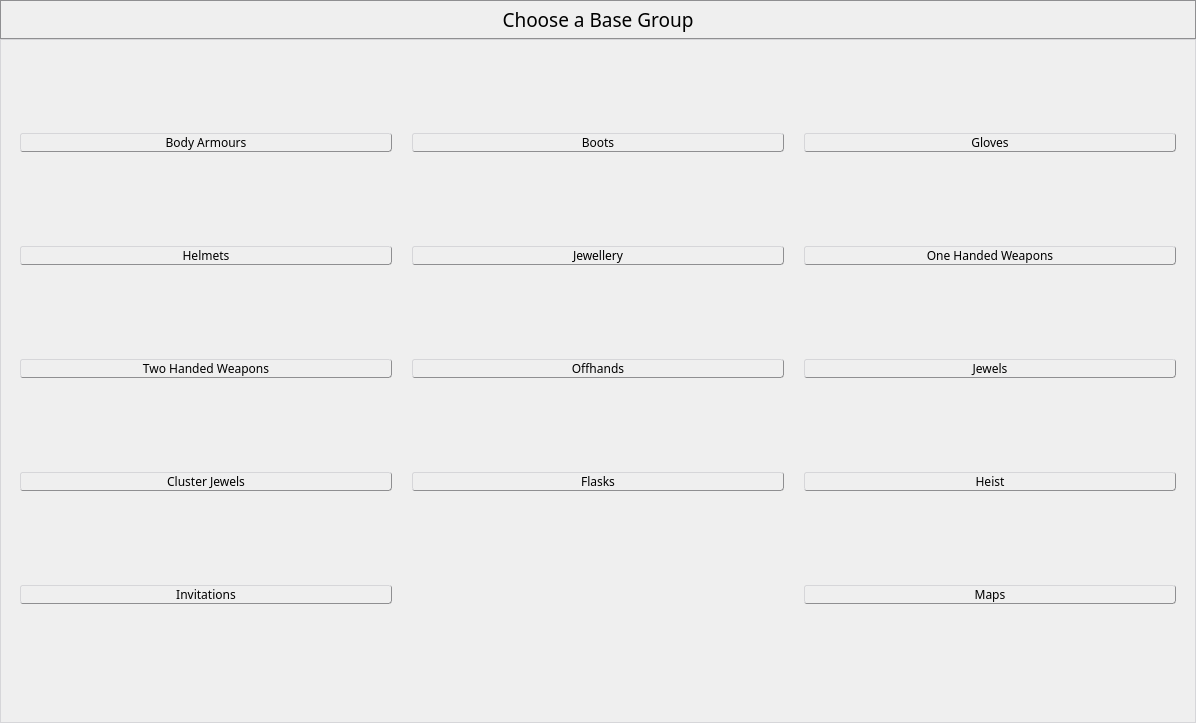
<?xml version="1.0" encoding="UTF-8"?>
<ui version="4.0">
 <class>Form</class>
 <widget class="QWidget" name="Form">
  <property name="geometry">
   <rect>
    <x>0</x>
    <y>0</y>
    <width>1196</width>
    <height>723</height>
   </rect>
  </property>
  <property name="windowTitle">
   <string>Form</string>
  </property>
  <layout class="QVBoxLayout" name="verticalLayout_3">
   <property name="spacing">
    <number>0</number>
   </property>
   <property name="leftMargin">
    <number>0</number>
   </property>
   <property name="topMargin">
    <number>0</number>
   </property>
   <property name="rightMargin">
    <number>0</number>
   </property>
   <property name="bottomMargin">
    <number>0</number>
   </property>
   <item>
    <widget class="QWidget" name="influence_options" native="true">
     <property name="sizePolicy">
      <sizepolicy hsizetype="Fixed" vsizetype="Fixed">
       <horstretch>0</horstretch>
       <verstretch>0</verstretch>
      </sizepolicy>
     </property>
     <property name="maximumSize">
      <size>
       <width>700</width>
       <height>16777215</height>
      </size>
     </property>
     <property name="font">
      <font>
       <family>fontin-smallcaps</family>
       <stylestrategy>PreferAntialias</stylestrategy>
      </font>
     </property>
     <layout class="QVBoxLayout" name="influence_options_layout">
      <property name="spacing">
       <number>0</number>
      </property>
      <property name="leftMargin">
       <number>0</number>
      </property>
      <property name="topMargin">
       <number>0</number>
      </property>
      <property name="rightMargin">
       <number>0</number>
      </property>
      <property name="bottomMargin">
       <number>0</number>
      </property>
     </layout>
    </widget>
   </item>
   <item>
    <widget class="QWidget" name="base_groups_container" native="true">
     <property name="sizePolicy">
      <sizepolicy hsizetype="Expanding" vsizetype="Expanding">
       <horstretch>0</horstretch>
       <verstretch>0</verstretch>
      </sizepolicy>
     </property>
     <property name="minimumSize">
      <size>
       <width>600</width>
       <height>400</height>
      </size>
     </property>
     <property name="maximumSize">
      <size>
       <width>1677215</width>
       <height>16777215</height>
      </size>
     </property>
     <property name="styleSheet">
      <string notr="true">QWidget {
	border-image: url(assets/images/emubg.png);
}
QLabel {
 border: 3px ridge #8f8f91;
    border-radius: 3px;
	background-blend-mode: overlay;
    background-color: qlineargradient(x1: 0, y1: 0, x2: 0, y2: 1,
                                      stop: 0 #f6f7fa, stop: 1 #dadbde);
	border-image: none;
}
QMenuBar {
    border: 3px ridge #8f8f91;
    border-radius: 3px;
	background-blend-mode: overlay;
    background-color: qlineargradient(x1: 0, y1: 0, x2: 0, y2: 1,
                                      stop: 0 #f6f7fa, stop: 1 #dadbde);
	border-image: none;
}

QMainWindow {
    border: 3px ridge #8f8f91;
    border-radius: 3px;
	background-blend-mode: overlay;
    background-color: qlineargradient(x1: 0, y1: 0, x2: 0, y2: 1,
                                      stop: 0 #f6f7fa, stop: 1 #dadbde);
}

QLineEdit {
	font: fontin-smallcaps;
    border:0px inset #8f8f91;
    border-radius: 0px;
	background-blend-mode: overlay;
 background-color: qlineargradient(x1: 0, y1: 0, x2: 0, y2: 1,
                                      stop: 0 #f6f7fa, stop: 1 #686d71);
	filter: drop-shadow(8 px 8px 10px gray);
}

QToolBox {
	font: fontin-smallcaps;
    border:0px ridge #8f8f91;
    border-radius: 0px;
	background-blend-mode: overlay;
 background-color: qlineargradient(x1: 0, y1: 0, x2: 0, y2: 1,
                                      stop: 0 #f6f7fa, stop: 1 #686d71);
	filter: drop-shadow(8 px 8px 10px gray);
}

QGroupBox {
	font-family: fontin;
    border:0px ridge #8f8f91;
    border-radius: 0px;
	background-blend-mode: overlay;
	filter: drop-shadow(8 px 8px 10px gray);
}
QWidget {
	font-family: fontin-smallcaps;
    border:1px ridge #8f8f91;
    border-radius: 0px;
	background-blend-mode: overlay;
}
QLabel {
	font-family: fontin;
    border:1px groove #8f8f91;
    border-radius: 0px;
	background-blend-mode: overlay;
}

QComboBox {
	font-family: fontin;
    border:1px outset #8f8f91;
    border-radius: 0px;
	background-blend-mode: overlay;
 background-color: qlineargradient(x1: 0, y1: 0, x2: 0, y2: 1,
                                      stop: 0 #f6f7fa, stop: 1 #686d71);
	filter: drop-shadow(8 px 8px 10px gray);
}
QStackedWidget {
	font-family: fontin;
    border:1px inset #8f8f91;
    border-radius: 0px;
	background-blend-mode: overlay;
	filter: drop-shadow(8 px 8px 10px gray);
}

QToolTip {
    border: 2px solid #8f8f91;
    border-radius: 6px;
 background-color: qlineargradient(x1: 0, y1: 0, x2: 0, y2: 1,
                                      stop: 0 #f6f7fa, stop: 1 #686d71);
	filter: drop-shadow(8 px 8px 10px gray);
}

QPushButton {
    border: 1px outset #8f8f91;
    border-radius: 3px;
    background-color: qlineargradient(x1: 0, y1: 0, x2: 0, y2: 1,
                                      stop: 0 #f6f7fa, stop: 1 #dadbde);
	filter: drop-shadow(8 px 8px 10px gray);
	border-image: none;
}

QPushButton:pressed {
	border: 1px inset #8f8f91;
    background-color: qlineargradient(x1: 0, y1: 0, x2: 0, y2: 1,
                                      stop: 0 #dadbde, stop: 1 #f6f7fa);
}

QPushButton:flat {
    border: none; /* no border for a flat push button */
}

QPushButton:default {
    border-color: navy; /* make the default button prominent */
}</string>
     </property>
     <layout class="QVBoxLayout" name="verticalLayout">
      <property name="spacing">
       <number>0</number>
      </property>
      <property name="leftMargin">
       <number>0</number>
      </property>
      <property name="topMargin">
       <number>0</number>
      </property>
      <property name="rightMargin">
       <number>0</number>
      </property>
      <property name="bottomMargin">
       <number>0</number>
      </property>
      <item>
       <widget class="QWidget" name="header" native="true">
        <property name="sizePolicy">
         <sizepolicy hsizetype="MinimumExpanding" vsizetype="Fixed">
          <horstretch>0</horstretch>
          <verstretch>0</verstretch>
         </sizepolicy>
        </property>
        <layout class="QVBoxLayout" name="verticalLayout_2">
         <property name="spacing">
          <number>0</number>
         </property>
         <property name="leftMargin">
          <number>0</number>
         </property>
         <property name="topMargin">
          <number>0</number>
         </property>
         <property name="rightMargin">
          <number>0</number>
         </property>
         <property name="bottomMargin">
          <number>0</number>
         </property>
         <item>
          <widget class="QLabel" name="base_group_label">
           <property name="sizePolicy">
            <sizepolicy hsizetype="Minimum" vsizetype="Fixed">
             <horstretch>0</horstretch>
             <verstretch>0</verstretch>
            </sizepolicy>
           </property>
           <property name="font">
            <font>
             <family>fontin</family>
             <pointsize>14</pointsize>
            </font>
           </property>
           <property name="text">
            <string>Choose a Base Group</string>
           </property>
           <property name="alignment">
            <set>Qt::AlignHCenter|Qt::AlignTop</set>
           </property>
          </widget>
         </item>
        </layout>
       </widget>
      </item>
      <item>
       <widget class="QWidget" name="base_group_btns" native="true">
        <layout class="QGridLayout" name="gridLayout_2">
         <property name="leftMargin">
          <number>20</number>
         </property>
         <property name="topMargin">
          <number>0</number>
         </property>
         <property name="rightMargin">
          <number>20</number>
         </property>
         <property name="bottomMargin">
          <number>20</number>
         </property>
         <property name="horizontalSpacing">
          <number>20</number>
         </property>
         <property name="verticalSpacing">
          <number>0</number>
         </property>
         <item row="0" column="2">
          <widget class="QPushButton" name="gloves_btn">
           <property name="text">
            <string>Gloves</string>
           </property>
          </widget>
         </item>
         <item row="0" column="0">
          <widget class="QPushButton" name="body_armours_btn">
           <property name="text">
            <string>Body Armours</string>
           </property>
          </widget>
         </item>
         <item row="0" column="1">
          <widget class="QPushButton" name="boots_btn">
           <property name="text">
            <string>Boots</string>
           </property>
          </widget>
         </item>
         <item row="1" column="0">
          <widget class="QPushButton" name="helmets_btn">
           <property name="text">
            <string>Helmets</string>
           </property>
          </widget>
         </item>
         <item row="1" column="1">
          <widget class="QPushButton" name="jewellery_btn">
           <property name="text">
            <string>Jewellery</string>
           </property>
          </widget>
         </item>
         <item row="3" column="0">
          <widget class="QPushButton" name="cluster_jewels_btn">
           <property name="text">
            <string>Cluster Jewels</string>
           </property>
          </widget>
         </item>
         <item row="3" column="1">
          <widget class="QPushButton" name="flasks_btn">
           <property name="text">
            <string>Flasks</string>
           </property>
          </widget>
         </item>
         <item row="3" column="2">
          <widget class="QPushButton" name="heist_btn">
           <property name="text">
            <string>Heist</string>
           </property>
          </widget>
         </item>
         <item row="4" column="0">
          <widget class="QPushButton" name="invitations_btn">
           <property name="text">
            <string>Invitations</string>
           </property>
          </widget>
         </item>
         <item row="4" column="2">
          <widget class="QPushButton" name="maps_btn">
           <property name="text">
            <string>Maps</string>
           </property>
          </widget>
         </item>
         <item row="1" column="2">
          <widget class="QPushButton" name="one_handed_weapons_btn">
           <property name="text">
            <string>One Handed Weapons</string>
           </property>
          </widget>
         </item>
         <item row="2" column="0">
          <widget class="QPushButton" name="two_handed_weapons_btn">
           <property name="text">
            <string>Two Handed Weapons</string>
           </property>
          </widget>
         </item>
         <item row="2" column="1">
          <widget class="QPushButton" name="offhands_btn">
           <property name="text">
            <string>Offhands</string>
           </property>
          </widget>
         </item>
         <item row="2" column="2">
          <widget class="QPushButton" name="jewels_btn">
           <property name="text">
            <string>Jewels</string>
           </property>
          </widget>
         </item>
        </layout>
       </widget>
      </item>
     </layout>
    </widget>
   </item>
  </layout>
 </widget>
 <resources>
  <include location="resources.qrc"/>
 </resources>
 <connections/>
</ui>
